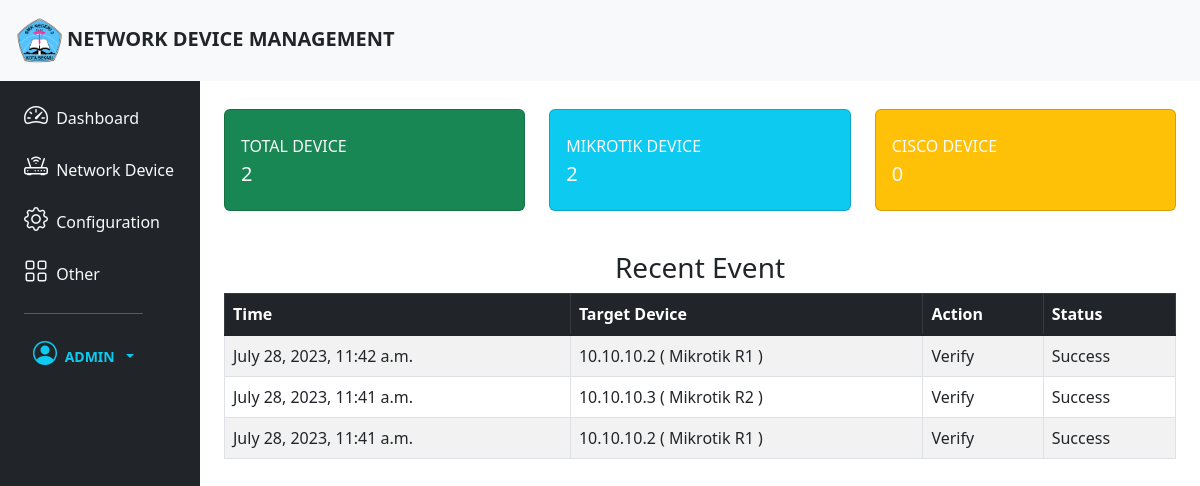
The app's page / (signed in), older data.
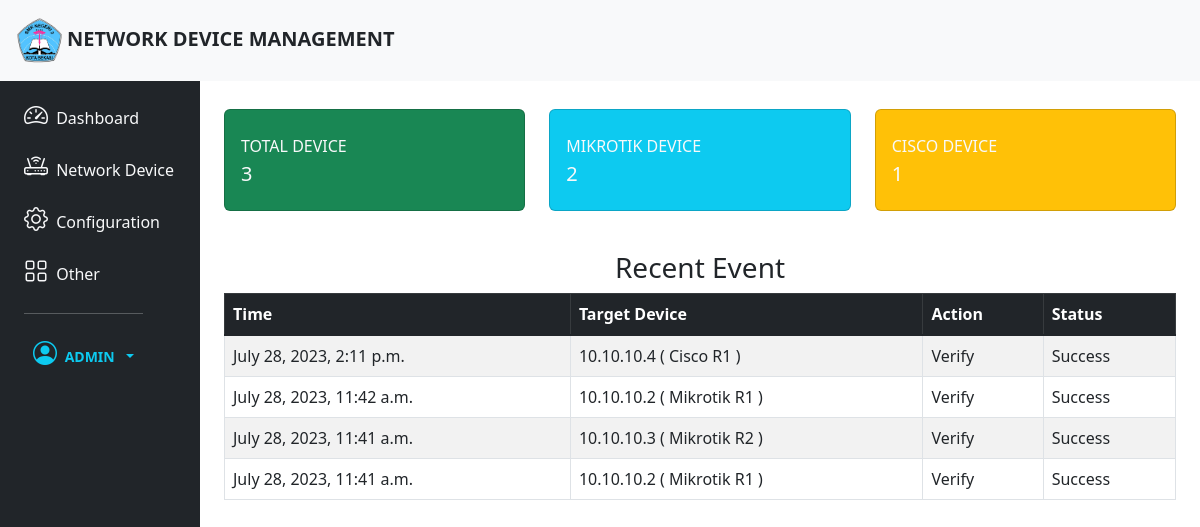
The same page, newer data.
### NetworkManager/models.py (models this page shows, shortened)
class Log(models.Model):
    target = models.CharField(max_length=255)
    action = models.CharField(max_length=255)
    status = models.CharField(max_length=255)
    time = models.DateTimeField(null=True)
    message = models.CharField(max_length=255, blank=True)

### NetworkManager/views.py (the view)
# urls.py: 2. Add a URL to urlpatterns:  path('', views.home, name='home')
@login_required
def home(request):
    all_devices = Device.objects.all()
    cisco_device = Device.objects.filter(vendor='cisco')
    mikrotik_device = Device.objects.filter(vendor='mikrotik')
    recent_event = Log.objects.all().order_by("-id")[:5]
    context = {
        'total_devices': len(all_devices),
        'cisco_device': len(cisco_device),
        'mikrotik_device': len(mikrotik_device),
        'recent_event': recent_event
    }
    return render(request, 'home.html', context)

### templates/home.html
{% extends 'base.html' %}
{% block content %}
<div class="col py-1">
    <div class="container">
        <div class="row">
            <div class="col-xl-4 col-md-4">
                <div class="card bg-success h-10 py-2 my-4">
                    <a href="{% url 'devices' %}" style="text-decoration:none;">
                        <div class="card-body">
                            <div class="row align-items-center">
                                <div class="text-xs text-light text-uppercase mb-1">Total Device
                                </div>
                                <div class="h5 mb-0 font-weight-bold text-light">{{ total_devices }}</div>
                            </div>
                        </div>
                    </a>
                </div>
            </div>
            <div class="col-xl-4 col-md-4">
                <div class="card bg-info h-10 py-2 my-4">
                    <a href="{% url 'devices' %}" style="text-decoration:none;">
                        <div class="card-body">
                            <div class="row align-items-center">
                                <div class="text-xs text-light text-uppercase mb-1">Mikrotik Device
                                </div>
                                <div class="h5 mb-0 font-weight-bold text-light">{{ mikrotik_device }}</div>
                            </div>
                        </div>
                    </a>
                </div>
            </div>
            <div class="col-xl-4 col-md-4">
                <div class="card bg-warning h-10 py-2 my-4">
                    <a href="{% url 'devices' %}" style="text-decoration:none;">
                        <div class="card-body">
                            <div class="row align-items-center">
                                <div class="text-xs text-light text-uppercase mb-1">Cisco Device
                                </div>
                                <div class="h5 mb-0 font-weight-bold text-light">{{ cisco_device }}</div>
                            </div>
                        </div>
                    </a>
                </div>
            </div>
        </div>
        <div class="row">
            <h3 class="text-center mt-3">Recent Event</h3>
            <div class="container table-responsive" >
                <table class="table table-striped table-bordered table-hover">
                    <thead class="table-dark">
                        <tr>
                            <th scope="col">Time</th>
                            <th scope="col">Target Device</th>
                            <th scope="col">Action</th>
                            <th scope="col">Status</th>
                        </tr>
                    </thead>
                    <tbody class="table-group-divider">
                        {% for log in recent_event %}
                        <tr>
                            <td>{{log.time}}</td>
                            <td>{{log.target}}</td>
                            <td>{{log.action}}</td>
                            <td>{{log.status}}</td>
                        </tr>
                        {% endfor %}
                    </tbody>
                </table>
            </div>
        </div>
    </div>
</div>
{% endblock content %}

Row changes from the older to the newer data that the page shows:
added Log: time "July 28, 2023, 2:11 p.m.", target "10.10.10.4 ( Cisco R1 )", action "Verify", status "Success"
Text that changed along with them:
{{ total_devices }}: "2" → "3"
{{ cisco_device }}: "0" → "1"
